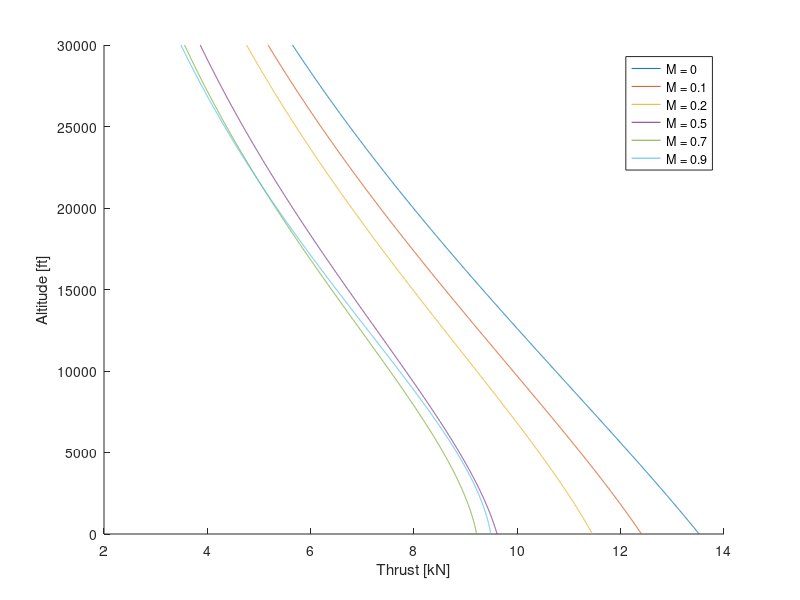

Recreate this plot in MATLAB.
feet = 3.28084; % m to ft
h = (0:10:30000)/feet; % [m] Altitude

A = zeros(1,length(h));
Z = zeros(1,length(h));
X = zeros(1,length(h));
P = zeros(1,length(h)); % [Pa] Pressure(altitude)

T0 = 13580; % [N] Static thrust
BPR = 4.1;
G = 1.1;
Pb = 101325; % [Pa] Pressure at see level
Tb = 273.15 + 15; % [K] Temperature at see level
hb = 11000; % [m] Height at the bottom of atmospheric layer
Lb = -0.0065; % [K/m]
R = 8.3142; % [N.m/mol.K]
g = 9.80665; % [m/s^2]
MM = 0.0289644; % [kg/mol] Molar mass of air
[~,loc] = min(abs(h-hb));

for i = 1 : length(h)
    if i <= loc
        P(i) = Pb*(1 + Lb/Tb*(h(i)))^(-g*MM/(R*Lb));
    else
        P(i) = P(loc)*exp(-g*MM*(h(i)-h(loc))/(R*(Tb-71.5)));
    end
    A(i) = -0.4327*(P(i)/Pb)^2 + 1.3855*(P(i)/Pb) + 0.0427;
    X(i) = 0.1377*(P(i)/Pb)^2 - 0.4374*(P(i)/Pb) + 1.3003;
    Z(i) = 0.9106*(P(i)/Pb)^2 - 1.7736*(P(i)/Pb) + 1.8697;

end

M = [0 0.1 0.2 0.5 0.7 0.9];
T = zeros(length(M),length(h));

figure
hold on
for i = 1 : length(M)
    for j = 1 : length(h)
        T(i,j) = T0*(A(j) - 0.377*(1+BPR)*Z(j)/sqrt(G*(1+0.82*BPR))*P(j)/Pb*M(i) + (0.23+0.19*sqrt(BPR))*X(j)*P(j)/Pb*M(i)^2);
    end
    plot(T(i,:)/1000,h*feet)
end
hold off
legend('M = 0','M = 0.1','M = 0.2','M = 0.5','M = 0.7','M = 0.9')
ylabel('Altitude [ft]')
xlabel('Thrust [kN]')
